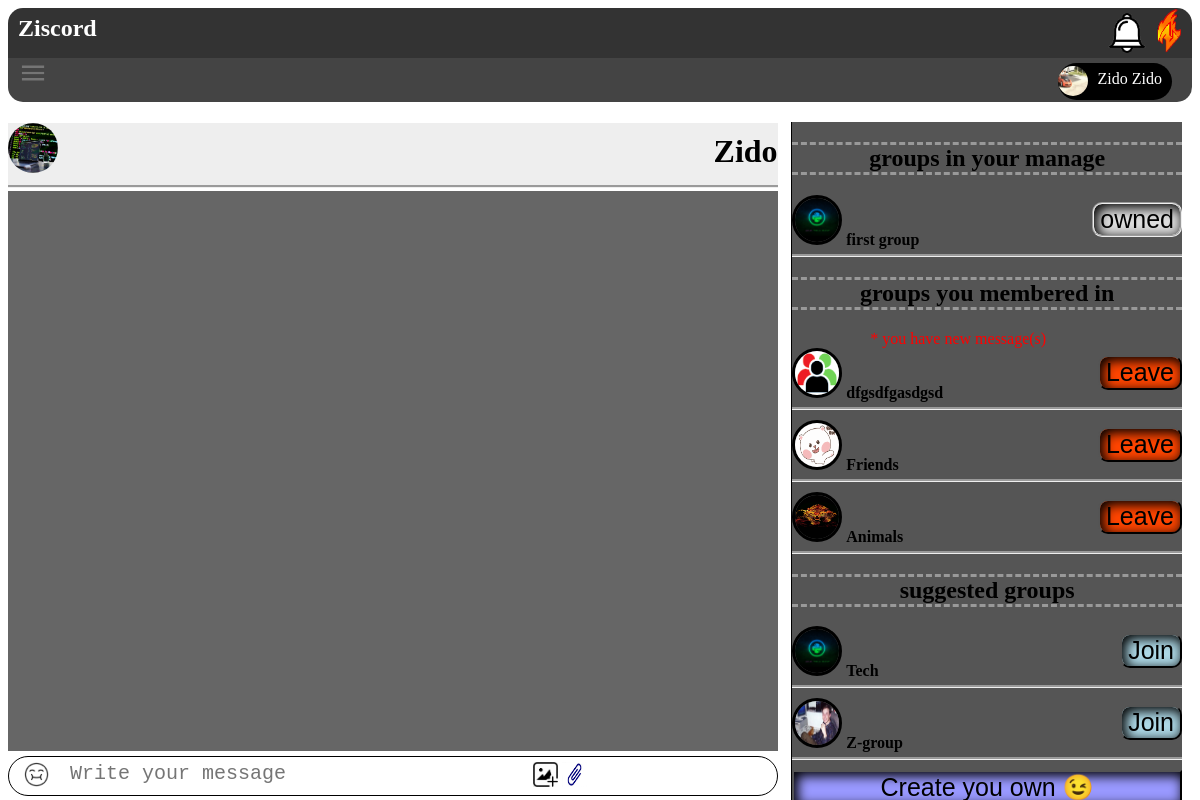
Page /Ziscord/profile/User1/chat (signed in) on the committed database.
### accounts/models.py (models this page shows, shortened)
class profile(models.Model):
    user = models.OneToOneField(User, on_delete=models.CASCADE)
    image = models.ImageField(upload_to="profile_images", null=True, blank=True)
    Searching_Name = models.CharField(max_length=50)
    interests = (
        ("Technology", "Technology"),
        ("handmade", "handmade"),
        ("software development", "software development"),
        ("Cars", "Cars"),
        ("Business", "Business"),
        ("Freelancing", "Freelancing"),
        ("Animals", "Animals")
    )
    interest = models.CharField(choices=interests, max_length=50)
    date = models.DateTimeField(auto_now=True)
    pending = models.ManyToManyField('profile', blank=True)
    friends = models.ManyToManyField('profile', related_name='users_friends', blank=True)
    chatters = models.ManyToManyField('profile', related_name='chats', blank=True)
    online = models.BooleanField(default=False)
    slug = models.SlugField(null=True, blank=True)
    class Meta:
        ordering = ["-date"]

class Group(models.Model):
    admin = models.ForeignKey(profile, related_name="group_admin", on_delete=models.CASCADE)
    members = models.ManyToManyField(profile, blank=True)
    group_name = models.CharField(max_length=100, unique=True)
    group_image = models.ImageField(upload_to='groups_images', null=True, blank=True)
    date = models.DateTimeField(auto_now_add=True)
    topics = (
        ("Technology", "Technology"),
        ("handmade", "handmade"),
        ("software development", "software development"),
        ("Cars", "Cars"),
        ("Business", "Business"),
        ("Freelancing", "Freelancing"),
        ("Animals", "Animals")
    )
    topic = models.CharField(choices=topics, max_length=50)
    slug = models.SlugField(null=True, blank=True)
    class Meta:
        ordering = ["-date"]

### accounts/views.py (the view)
# urls.py: path('Ziscord/profile/<str:slug>/chat', chat),
@login_required
def chat(request, slug):
    profiles = profile.objects.all()
    groups = Group.objects.all()
    group_messages = group_message.objects.all()
    Filter = Search(request.GET, queryset=profiles)
    profiles = Filter.qs
    profileid = profile.objects.get(slug=slug)
    userprofile = profile.objects.get(user=request.user)
    Msg = message.objects.all()
    message.objects.filter(receiver=userprofile, Sender=profileid).update(read=True, sent=True)
    msgs = message.objects.filter(receiver=userprofile, sent=False)
    notifications = Notification.objects.filter(reciever=userprofile, read=False)
    message_notifications = 0
    for i in msgs:
        if i.Sender in userprofile.friends.all() or i.Sender in userprofile.chatters.all():
            message_notifications += 1
    if request.method == 'POST':
        form_data = msg(request.POST, request.FILES)
        if form_data.is_valid():
            myform = form_data.save()
            myform.receiver = profileid
            myform.Sender = userprofile
            message.objects.filter(Sender=userprofile).update(sent=True)
            myform.save()
            profileid.chatters.add(userprofile)
            userprofile.chatters.add(profileid)
            return redirect(f"/Ziscord/profile/{profileid.slug}/chat")
    else:
        form_data = msg()
    context = {
        'receiver': profileid,
        'profile': userprofile,
        'messages': Msg,
        'Message_Form': form_data,
        "profiles": profiles,
        "groups": groups,
        "filter": Filter,
        "messages_notifications": message_notifications,
        'notifications': notifications,
        'group_messages': group_messages
    }
    print(message_notifications)
    return render(request, 'accounts/Chat.html', context)

### accounts/Forms.py
class msg(forms.ModelForm):
    class Meta:
        model = message
        fields = "__all__"
        exclude = ('receiver', 'Sender')

### accounts/templates/accounts/Chat.html (shortened to what this page needs)
{%load static%}
<!DOCTYPE html>
<html>
<head>
    </head>
    <body>
    <nav class="n1">
        <h1 style="display:inline-block; margin-top:7px; margin-left:10px;color:white" class="N_h1">Ziscord</h1>
       <img src="{%static 'Ziscord.png'%}" width="45" height="45" style="float: right;border-radius:500px;">
         <a href="/accounts/profile/Notifications"><div style=" float: right" id="notification_div" >
                 <li style="margin:0;background:none;position: relative;display:inline-block;">
                <img src="{%static 'notifications.png'%}" width="40" height="40" style="margin-top:5px;"><br>
                 </li>
         </div></a>
        </nav>
        <nav class="n2">
            <div style="display:inline-block">
                <li style="margin:0;background:none;position: relative;display:inline-block;">
            <img src="{%static 'nav.png'%}" width="30" height="30" style="margin-left: 10px;" id="navIcon">
                </li>
            </div>
            <a href="/accounts/{{profile.slug}}/" style="color:black"><div class = "p_div" style="float:right;border-radius: 500px;margin-right:20px;background:black;padding:0" id="profile_div">
                  {%if profile.image != ""%}
                <img src="{{profile.image.url}}" width="30" height="30" style="border-radius:500px;margin-top:3px" onerror="this.src='{%static 'profileimg.png'%}'">
             {%else%}
                <img src="{%static 'profileimg.png'%}" width="30" height="30">
             {%endif%}
                <span id="profile_txt" style="float:right;margin-top:7px;margin-left:10px;margin-right:10px;color:white;padding">{{profile.user.first_name}} {{profile.user.last_name}}</span></div></a>
        </nav>
                     <aside class="G_aside" id="G_aside">
            <h1 style = "text-align: center; border-bottom: 3px dashed #999;border-top: 3px dashed #999">
            groups in your manage <span id = h_id>X</span>
            </h1>
               {%for g in groups%}
               {%if g.admin == profile%}
           <a href="/accounts/group/{{g.slug}}"> <div style="margin-bottom:10px;border-bottom: 3px #eee groove;padding-bottom:5px;">
                {%if g.group_image != "" %}
                <img src="{{g.group_image.url}}" width="50" height="50" class="friend_img" onerror="this.src='{%static 'group.png'%}'">
                {%else%}
                <img src="{%static 'group.png'%}" width="50" height="50" class="friend_img">
                {%endif%}
                <a href = "/accounts/group/{{g.slug}}/info"><button style="float:right;margin-top:7px; width:auto;background:#ddd;box-shadow:3px 3px 12px 1px inset;border-radius:10px;border:2px groove;" class="L_button">owned</button></a>
                <span style="font-weight: bold">{{g.group_name}}</span><br>
           </div>
           </a>
               {%endif%}
                {%endfor%}
             <h1 style = "text-align: center; border-bottom: 3px dashed #999;border-top: 3px dashed #999">
            groups you membered in
            </h1>
               {%for g in groups%}
               {%if profile in g.members.all%}
            <a href="/accounts/group/{{g.slug}}"><div style="margin-bottom:10px;border-bottom: 3px #eee groove;padding-bottom:5px;">
                <span style="color:red;margin-left:20%;display:none" id="span{{g.id}}">* you have new message(s)</span>
                {%if g.group_image != "" %}
                <img src="{{g.group_image.url}}" width="50" height="50" class="friend_img" onerror="this.src='{%static 'group.png'%}'">
                {%else%}
                <img src="{%static 'group.png'%}" width="50" height="50" class="friend_img">
                {%endif%}
                <a href="/accounts/group/{{g.slug}}/join"><button style="float:right;margin-top:7px; width:auto;background:orangered;box-shadow:3px 3px 12px 1px inset;border-radius:10px" class="L_button">Leave</button></a>
                <span style="font-weight: bold">{{g.group_name}}</span><br>
            </div></a>
               {%endif%}
               {%endfor%}
            <h1 style = "text-align: center; border-bottom: 3px dashed #999;border-top: 3px dashed #999">
            suggested groups
            </h1>
               {%for g in groups%}
               {%if g.topic == profile.interest%}
               {%if profile not in g.members.all and profile != g.admin%}
            <a href="/accounts/group/{{g.slug}}"><div style="margin-bottom:10px;border-bottom: 3px #eee groove;padding-bottom:5px;">
                {%if g.group_image != "" %}
                <img src="{{g.group_image.url}}" width="50" height="50" class="friend_img" onerror="this.src='{%static 'group.png'%}'">
                {%else%}
                <img src="{%static 'group.png'%}" width="50" height="50" class="friend_img">
                {%endif%}
                 <a href="/accounts/group/{{g.slug}}/join"><button style="float:right;margin-top:7px; width:auto;background:lightblue;box-shadow:3px 3px 12px 1px inset;border-radius:10px" class="L_button">Join</button></a>
                <span style="font-weight: bold">{{g.group_name}}</span><br>
            </div></a>
               {%endif%}
               {%endif%}
               {%endfor%}
               <a href="/accounts/groups/create"> <button class="L_button" style="box-shadow:3px 3px 12px 1px inset;">Create you own 😉</button></a>
            </aside>
         <div class="msg_div" id = "msg_div">
        <header style="margin-bottom: 3px; border-bottom: 3px groove;background:#eee;height:65px">
               <a href="/accounts/{{receiver.slug}}"><h1>
                    {%if receiver.image != ""%}
                <img src="{{receiver.image.url}}" style="border-radius: 500px;" width="50" height="50" onerror="this.src='{%static 'profileimg.png'%}'">
                    {%else%}
                <img src="{%static 'profileimg.png'%}" style="border-radius: 500px;" width="50" height="50">
                    {%endif%}
                    <span style="float:right;margin-top:10px;">{{receiver.user.first_name}}</span>
            </h1></a>
            </header>
            <div id="msgs">
            </div>
            <form method="post" enctype="multipart/form-data">
            <div style = "border:1px solid #000; margin-top:5px;border-radius:40px;min-height:40px; height:auto">
                <div style="width:25px; height:25px; display:inline;margin-left:15px;cursor:pointer" id="emoji"><img src="{%static 'emoji.png'%}" width="25" height="25" style="border-radius:500px;"></div> {{Message_Form.message}} <div class="msg"><img src="{%static 'image.png'%}" width="25" height="25"></div> <div class="msg"> <img src="{%static 'file.png'%}" width="25" height="25"></div>
                </div>
            </form>
        </div>
    </body>
</html>

### accounts/templates/accounts/Chat.html (style rules this page uses)
* { box-sizing:border-box; }
aside { user-select: none; }
a { text-decoration:none; color:black }
#msgs { background:#666; height:70vh; overflow-y: scroll }
.msg { width:25px; height:25px; display:inline-block; position:relative; }
#id_message { background:none; resize:none; width:60%; min-height:27px; height:27px; margin-left:15px; margin-top:3px; font-size:20px; border:none; max-height:100px; }
.N_h1 { display: none; }
.n1 { background:#333; height:50px; border-top-left-radius:15px; border-top-right-radius:15px; }
.n2 { background:#444; border-bottom-left-radius:15px; border-bottom-right-radius:15px; padding-bottom:10px; }
.p_div { background:#fff; margin-top: 5px; }
.friend_img { border-radius:500px; border: 3px solid; }
.G_aside { float:right; width: 30%; border-left:1px solid #000; background:#555; margin-right:10px; height: 85vh; overflow-y: scroll; margin-top:20px; }
.msg_div { width:37%; margin-left:32%; }
.L_button { background: #99f; width:100%; font-size: 25px; }
@media screen and (max-width: 1250px) { .msg_div { margin-left:0; width:65%; } }
@media screen and (max-width: 1250px) { .G_aside { width:33%; } }

### rows in the picture
profile: image (picture), user.first_name "Zido", user.last_name "Zido"
Group: group_image (picture), group_name "first group"
Group: group_name "dfgsdfgasdgsd"
Group: group_image (picture), group_name "Friends"
Group: group_image (picture), group_name "Animals"
Group: group_image (picture), group_name "Tech"
Group: group_image (picture), group_name "Z-group"
profile: image (picture), user.first_name "Zido"
